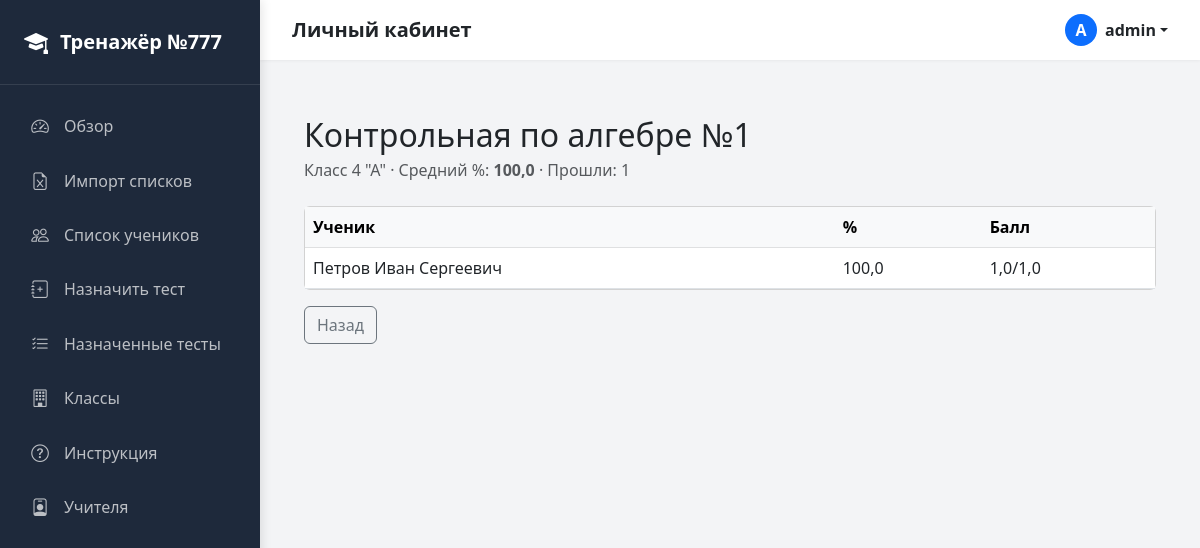
/exam-runs/4/stats/ (signed in), run on the app's committed database.
### core/models.py (models this page shows, shortened)
class User(AbstractUser):
    class Role(models.TextChoices):
        ADMIN = "admin", "Администратор (Методист)"
        TEACHER = "teacher", "Учитель-предметник"
    role = models.CharField(
        max_length=20, choices=Role.choices, default=Role.TEACHER, verbose_name="Роль"
    )
    class Meta:
        db_table = "users"
        verbose_name = "Пользователь"
        verbose_name_plural = "Пользователи"

class ExamRun(models.Model):
    test = models.ForeignKey(Test, on_delete=models.CASCADE, related_name="exam_runs")
    school_class = models.ForeignKey(
        SchoolClass, on_delete=models.CASCADE, related_name="exam_runs"
    )
    deadline = models.DateTimeField(
        null=True, blank=True, help_text="Дата окончания приема работ"
    )
    started_at = models.DateTimeField(auto_now_add=True)
    status = models.CharField(
        max_length=20,
        default="active",
        choices=[("active", "Активен"), ("finished", "Завершен")],
    )
    class Meta:
        db_table = "exam_runs"
        verbose_name = "Назначение экзамена"
        verbose_name_plural = "Назначения экзаменов"

class Test(models.Model):
    title = models.CharField(max_length=255)
    subject = models.ForeignKey(Subject, on_delete=models.CASCADE, related_name="tests")
    grade_level = models.PositiveSmallIntegerField(help_text="Целевой параллель")
    questions = models.ManyToManyField(Question, related_name="tests", blank=True)
    time_limit_minutes = models.PositiveIntegerField(
        default=0, help_text="0 = без ограничения"
    )
    created_by = models.ForeignKey(User, on_delete=models.SET_NULL, null=True)
    is_active = models.BooleanField(default=True)
    class Meta:
        db_table = "tests"
        verbose_name = "Тест"
        verbose_name_plural = "Тесты"

class SchoolClass(models.Model):
    parallel = models.PositiveSmallIntegerField(
        verbose_name="Параллель", help_text="Например: 4, 7, 10"
    )
    letter = models.CharField(
        max_length=5,
        blank=True,
        default="",
        verbose_name="Литера",
        help_text="Например: Д, А, Е",
    )
    subjects = models.ManyToManyField(
        Subject, related_name="classes", blank=True, verbose_name="Предметы в классе"
    )
    class Meta:
        db_table = "school_classes"
        verbose_name = "Класс"
        verbose_name_plural = "Классы"
        unique_together = ("parallel", "letter")
        ordering = ["parallel", "letter"]
    @property
    def display_name(self):
        if self.letter:
            return f'{self.parallel} "{self.letter}"'
        return str(self.parallel)

class Attempt(models.Model):
    student = models.ForeignKey(
        Student, on_delete=models.CASCADE, related_name="attempts"
    )
    exam_run = models.ForeignKey(
        ExamRun, on_delete=models.CASCADE, related_name="attempts"
    )
    score = models.FloatField(default=0, verbose_name="Балл")
    max_score = models.FloatField(default=0, verbose_name="Макс. балл")
    percentage = models.FloatField(default=0, verbose_name="% выполнения")
    stars = models.IntegerField(
        default=0, help_text="Количество звезд (если используется шкала)"
    )
    started_at = models.DateTimeField(auto_now_add=True)
    finished_at = models.DateTimeField(null=True, blank=True)
    is_completed = models.BooleanField(default=False)
    class Meta:
        db_table = "attempts"
        ordering = ["-started_at"]

class Student(models.Model):
    full_name = models.CharField(max_length=255, verbose_name="ФИО")
    school_class = models.ForeignKey(
        SchoolClass,
        on_delete=models.CASCADE,
        related_name="students",
        verbose_name="Класс",
    )
    pin_code = models.CharField(
        max_length=5, unique=True, editable=False, verbose_name="PIN-код"
    )
    created_at = models.DateTimeField(auto_now_add=True)
    class Meta:
        db_table = "students"
        verbose_name = "Ученик"
        verbose_name_plural = "Ученики"
        ordering = ["full_name"]
        indexes = [
            models.Index(fields=["pin_code"]),
            models.Index(fields=["full_name"]),
        ]

### core/views/staff.py (the view)
# urls.py: path("exam-runs/<int:run_id>/stats/", exam_run_stats_view, name="exam_run_stats"),
@login_required
def exam_run_stats_view(request, run_id):
    run = get_object_or_404(ExamRun, id=run_id)
    attempts = Attempt.objects.filter(exam_run=run, is_completed=True).select_related("student")
    avg = attempts.aggregate(Avg("percentage"))["percentage__avg"] or 0
    return render(request, "core/exam_run_stats.html", {
        "run": run,
        "attempts": attempts,
        "avg": round(avg, 1),
        "passed": attempts.count(),
    })

### templates/core/exam_run_stats.html (shortened to what this page needs)
{% extends "base.html" %}
{% block staff_content %}
<div class="container-fluid py-4">
    <h2 class="mb-1">{{ run.test.title }}</h2>
    <p class="text-muted mb-4">Класс {{ run.school_class.display_name }} · Средний %: <strong>{{ avg }}</strong> · Прошли: {{ passed }}</p>
    <div class="card">
        <div class="table-responsive">
            <table class="table table-hover mb-0">
                <thead class="table-light">
                    <tr><th>Ученик</th><th>%</th><th>Балл</th></tr>
                </thead>
                <tbody>
                    {% for a in attempts %}
                    <tr>
                        <td>{{ a.student.full_name }}</td>
                        <td>{{ a.percentage|floatformat:1 }}</td>
                        <td>{{ a.score }}/{{ a.max_score }}</td>
                    </tr>
                    {% empty %}
                    <tr><td colspan="3" class="text-center text-muted py-4">Пока никто не прошёл</td></tr>
                    {% endfor %}
                </tbody>
            </table>
        </div>
    </div>
    <a href="{% url 'exam_run_list' %}" class="btn btn-outline-secondary mt-3">Назад</a>
</div>
{% endblock %}

### templates/base.html (shortened to what this page needs)
<!DOCTYPE html>
<html lang="ru">
<head>
    {% load static %}
    <link href="https://cdn.jsdelivr.net/npm/bootstrap@5.3.0/dist/css/bootstrap.min.css" rel="stylesheet">
    <link rel="stylesheet" href="https://cdn.jsdelivr.net/npm/bootstrap-icons@1.10.5/font/bootstrap-icons.css">
    <link rel="stylesheet" href="{% static 'css/trainer_theme.css' %}">
</head>
<body class="{% if request.session.student_name %}bg-light{% endif %}">
    {% if user.is_authenticated and not request.session.student_name %}
    <div class="staff-layout">
        <aside class="sidebar" id="sidebarMenu">
            <div class="sidebar-brand">
                <i class="bi bi-mortarboard-fill fs-4"></i>
                <span>Тренажёр №777</span>
            </div>
            <ul class="sidebar-nav">
                <li class="nav-item-sidebar">
                    <a href="{% url 'dashboard' %}"
                        class="nav-link-sidebar {% if request.resolver_match.url_name == 'dashboard' %}active{% endif %}">
                        <i class="bi bi-speedometer2"></i> Обзор
                    </a>
                </li>
                <li class="nav-item-sidebar">
                    <a href="{% url 'import_students' %}"
                        class="nav-link-sidebar {% if request.resolver_match.url_name == 'import_students' %}active{% endif %}">
                        <i class="bi bi-file-earmark-excel"></i> Импорт списков
                    </a>
                </li>
                <li class="nav-item-sidebar">
                    <a href="{% url 'student_list' %}"
                        class="nav-link-sidebar {% if request.resolver_match.url_name == 'student_list' %}active{% endif %}">
                        <i class="bi bi-people"></i> Список учеников
                    </a>
                </li>
                <li class="nav-item-sidebar">
                    <a href="{% url 'assign_test' %}"
                        class="nav-link-sidebar {% if request.resolver_match.url_name == 'assign_test' %}active{% endif %}">
                        <i class="bi bi-journal-plus"></i> Назначить тест
                    </a>
                </li>
                <li class="nav-item-sidebar">
                    <a href="{% url 'exam_run_list' %}"
                        class="nav-link-sidebar {% if request.resolver_match.url_name == 'exam_run_list' %}active{% endif %}">
                        <i class="bi bi-list-check"></i> Назначенные тесты
                    </a>
                </li>
                <li class="nav-item-sidebar">
                    <a href="{% url 'class_list' %}"
                        class="nav-link-sidebar {% if request.resolver_match.url_name == 'class_list' %}active{% endif %}">
                        <i class="bi bi-building"></i> Классы
                    </a>
                </li>
                <li class="nav-item-sidebar">
                    <a href="{% url 'instruction' %}"
                        class="nav-link-sidebar {% if request.resolver_match.url_name == 'instruction' %}active{% endif %}">
                        <i class="bi bi-question-circle"></i> Инструкция
                    </a>
                </li>
                {% if user.role == 'admin' %}
                <li class="nav-item-sidebar">
                    <a href="{% url 'teacher_list' %}"
                        class="nav-link-sidebar {% if request.resolver_match.url_name == 'teacher_list' %}active{% endif %}">
                        <i class="bi bi-person-badge"></i> Учителя
                    </a>
                </li>
                {% endif %}
            </ul>
        </aside>
        <div class="main-content-wrapper">
            <header class="topbar-staff">
                <div class="d-flex align-items-center gap-3">
                    <h5 class="m-0 fw-bold text-dark">{% block header_title %}Личный кабинет{% endblock %}</h5>
                </div>
                <div class="dropdown">
                    <a href="#"
                        class="d-flex align-items-center text-decoration-none dropdown-toggle text-dark fw-semibold"
                        data-bs-toggle="dropdown">
                        <div class="rounded-circle bg-primary text-white d-flex align-items-center justify-content-center me-2"
                            style="width: 32px; height: 32px;">
                            {{ user.username|slice:":1"|upper }}
                        </div>
                        <span>{{ user.username }}</span>
                    </a>
                </div>
            </header>
            <main class="content-area">
                {% block staff_content %}{% endblock %}
            </main>
        </div>
    </div>
        {% endif %}
</body>
</html>

### static/css/trainer_theme.css (style rules this page uses)
:root { --primary-color: #4F46E5; --primary-hover: #4338CA; --success-color: #10B981; --success-bg: rgba(16, 185, 129, 0.1); --danger-color: #EF4444; --danger-bg: rgba(239, 68, 68, 0.1); --warning-color: #F59E0B; --bg-body: #F3F4F6; --bg-card: #FFFFFF; --text-main: #1F2937; --text-muted: #6B7280; --border-color: #E5E7EB; --shadow-sm: 0 1px 2px 0 rgba(0, 0, 0, 0.05); --shadow-md: 0 4px 6px -1px rgba(0, 0, 0, 0.1), 0 2px 4px -1px rgba(0, 0, 0, 0.06); --shadow-lg: 0 10px 15px -3px rgba(0, 0, 0, 0.1), 0 4px 6px -2px rgba(0, 0, 0, 0.05); }

### templates/base.html (style rules this page uses)
.staff-layout { display: flex; min-height: 100vh; background-color: #f3f4f6; }
.sidebar { width: 260px; background: #1e293b; color: white; position: fixed; top: 0; bottom: 0; left: 0; z-index: 1000; overflow-y: auto; box-shadow: 2px 0 10px rgba(0, 0, 0, 0.1); display: flex; flex-direction: column; }
.sidebar-brand { padding: 1.5rem; font-size: 1.25rem; font-weight: 700; border-bottom: 1px solid rgba(255, 255, 255, 0.1); display: flex; align-items: center; gap: 0.75rem; }
.sidebar-nav { list-style: none; padding: 1rem 0; margin: 0; flex-grow: 1; }
.nav-item-sidebar { padding: 0 0.75rem; margin-bottom: 0.25rem; }
.nav-link-sidebar { display: flex; align-items: center; gap: 0.75rem; padding: 0.75rem 1rem; color: rgba(255, 255, 255, 0.7); text-decoration: none; border-radius: 8px; transition: all 0.2s; font-weight: 500; }
.nav-link-sidebar i { font-size: 1.1rem; width: 24px; text-align: center; }
.main-content-wrapper { margin-left: 260px; flex-grow: 1; display: flex; flex-direction: column; }
.topbar-staff { background: white; height: 60px; display: flex; align-items: center; justify-content: space-between; padding: 0 2rem; box-shadow: 0 1px 3px rgba(0, 0, 0, 0.05); position: sticky; top: 0; z-index: 900; }
.content-area { padding: 2rem; flex-grow: 1; }

### data on the page
User: username "A", username "admin"
ExamRun: test "Контрольная по алгебре №1", school_class.display_name "4 \"А\""
Attempt: student.full_name "Петров Иван Сергеевич", percentage "100,0", score "1,0", max_score "1,0"

### other printed values
{{ avg }} "100,0"
{{ passed }} "1"
